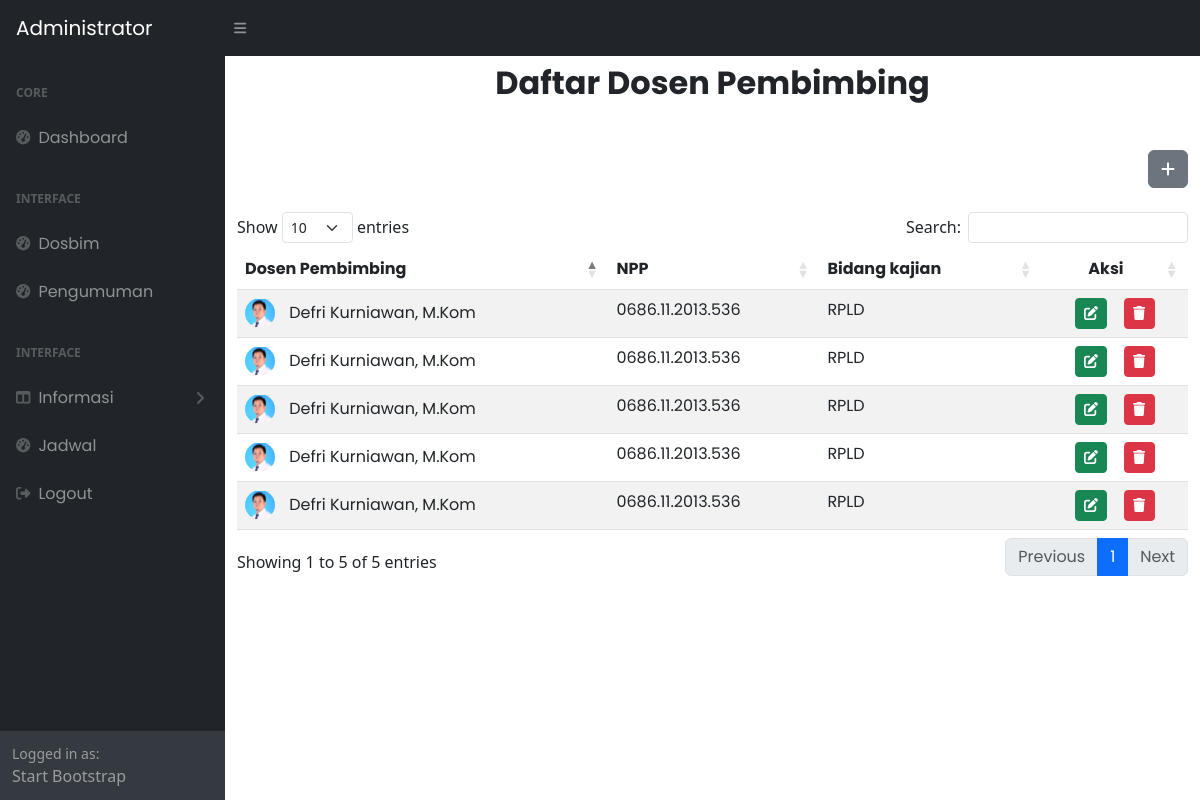
Screenshot of /index.php/admin/dosbim with the database file from the repository.
### tables this page shows
CREATE TABLE `tb_dosbim` (
  `id` int(11) NOT NULL,
  `npp` varchar(128) NOT NULL,
  `nama` varchar(128) NOT NULL,
  `bidang` varchar(128) NOT NULL,
  `gambar` varchar(128) NOT NULL
);

### application/controllers/Admin.php (called while the page is built, shortened)
<?php
class Admin extends CI_Controller
{
    public function dosbim()
    {
        $data['dosbim'] = $this->model_dosbim->getDosbim();
        $this->load->view('layout/header');
        $this->load->view('layout/sidebar');
        $this->load->view('admin/dosbim', $data);
        $this->load->view('layout/footer');
    }
}

### index.php (called while the page is built, shortened)
<?php
require_once BASEPATH.'core/CodeIgniter.php';

### application/models/model_dosbim.php (called while the page is built, shortened)
<?php
class model_dosbim extends CI_Model
{
    public function getDosbim()
    {
        $query = $this->db->get('tb_dosbim');
        return $query->result();
    }
}

### application/views/admin/dosbim.php (the view, shortened to what this page needs)
<head>
    <link rel="stylesheet" href="https://cdnjs.cloudflare.com/ajax/libs/font-awesome/5.15.4/css/all.min.css">
    <link rel="stylesheet" href="https://cdnjs.cloudflare.com/ajax/libs/twitter-bootstrap/5.3.0/css/bootstrap.min.css
    ">
    <link rel="stylesheet" href="https://cdn.datatables.net/1.13.5/css/dataTables.bootstrap5.min.css">
</head>
<div id="layoutSidenav_content">
    <section class="bg-white py-2">
        <div class="container">
            <table id="example" class="table table-striped" style="width:100%">
                <div class="row">
                    <div class="col-lg-12">
                        <div class="text-center mb-5">
                            <h2 class="display-7 fw-bolder mb-5 "><span class="d-inline ">Daftar Dosen
                                    Pembimbing</span></h2>
                        </div>
                        <div class="d-flex justify-content-end mb-4">
                            <button class="btn btn-secondary" data-bs-toggle="modal"
                                data-bs-target="#tambahDosenModal"><i class="fas fa-plus"></i></button>
                        </div>
                    </div>
                </div>
                <thead>
                    <tr>
                        <th>Dosen Pembimbing</th>
                        <th>NPP</th>
                        <th>Bidang kajian</th>
                        <th class="text-center">Aksi</th>
                    </tr>
                </thead>
                <tbody>
                    <?php foreach ($dosbim as $dsn): ?>
                        <tr>
                            <td>
                                <a href="<?php echo base_url('uploads/' . $dsn->gambar); ?>" data-lightbox="avatar">
                                    <img src="<?php echo base_url('uploads/' . $dsn->gambar); ?>" alt=" Avatar"
                                        style="border-radius: 50%; width: 30px; height: 30px; margin-right: 10px;">
                                </a>
                                <span>
                                    <?php echo $dsn->nama; ?>
                                </span>
                            </td>
                            <td>
                                <?php echo $dsn->npp; ?>
                            </td>
                            <td>
                                <?php echo $dsn->bidang; ?>
                            </td>
                            <td class="text-center">
                                <a class="btn btn-success btn-sm" href="#" data-bs-toggle="modal"
                                    data-bs-target="#editDosenModal<?php echo $dsn->id; ?>"><i
                                        class="fas fa-edit"></i></a>&nbsp;&nbsp;&nbsp;
                                <a class="btn btn-danger btn-sm"
                                    href="<?php echo base_url('admin/delete/' . $dsn->id); ?>"><i
                                        class="fas fa-trash"></i></a>
                            </td>
                        </tr>
                    <?php endforeach; ?>
                </tbody>
            </table>
        </div>
    </section>
</div>

### rows the page displays
tb_dosbim: gambar (picture), nama "Defri Kurniawan, M.Kom", npp "0686.11.2013.536", bidang "RPLD"
tb_dosbim: gambar (picture), nama "Defri Kurniawan, M.Kom", npp "0686.11.2013.536", bidang "RPLD"
tb_dosbim: gambar (picture), nama "Defri Kurniawan, M.Kom", npp "0686.11.2013.536", bidang "RPLD"
tb_dosbim: gambar (picture), nama "Defri Kurniawan, M.Kom", npp "0686.11.2013.536", bidang "RPLD"
tb_dosbim: gambar (picture), nama "Defri Kurniawan, M.Kom", npp "0686.11.2013.536", bidang "RPLD"
